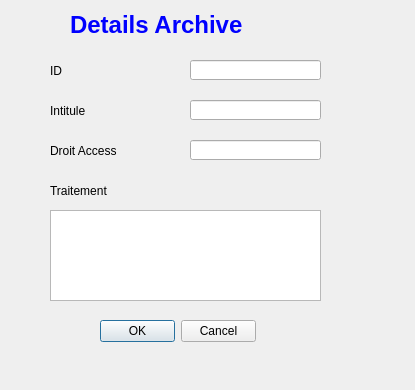
<?xml version="1.0" encoding="UTF-8"?>
<ui version="4.0">
 <class>add_archive</class>
 <widget class="QDialog" name="add_archive">
  <property name="geometry">
   <rect>
    <x>0</x>
    <y>0</y>
    <width>415</width>
    <height>390</height>
   </rect>
  </property>
  <property name="windowTitle">
   <string>Dialog</string>
  </property>
  <widget class="QLineEdit" name="intitule">
   <property name="geometry">
    <rect>
     <x>190</x>
     <y>100</y>
     <width>131</width>
     <height>20</height>
    </rect>
   </property>
  </widget>
  <widget class="QLabel" name="label_3">
   <property name="geometry">
    <rect>
     <x>50</x>
     <y>140</y>
     <width>121</width>
     <height>21</height>
    </rect>
   </property>
   <property name="text">
    <string>Droit Access</string>
   </property>
  </widget>
  <widget class="QLabel" name="label_4">
   <property name="geometry">
    <rect>
     <x>50</x>
     <y>180</y>
     <width>121</width>
     <height>21</height>
    </rect>
   </property>
   <property name="text">
    <string>Traitement</string>
   </property>
  </widget>
  <widget class="QLineEdit" name="access">
   <property name="geometry">
    <rect>
     <x>190</x>
     <y>140</y>
     <width>131</width>
     <height>20</height>
    </rect>
   </property>
  </widget>
  <widget class="QDialogButtonBox" name="buttonBox">
   <property name="geometry">
    <rect>
     <x>100</x>
     <y>320</y>
     <width>156</width>
     <height>23</height>
    </rect>
   </property>
   <property name="standardButtons">
    <set>QDialogButtonBox::Cancel|QDialogButtonBox::Ok</set>
   </property>
  </widget>
  <widget class="QLineEdit" name="id">
   <property name="geometry">
    <rect>
     <x>190</x>
     <y>60</y>
     <width>131</width>
     <height>20</height>
    </rect>
   </property>
  </widget>
  <widget class="QLabel" name="label_7">
   <property name="geometry">
    <rect>
     <x>70</x>
     <y>10</y>
     <width>251</width>
     <height>31</height>
    </rect>
   </property>
   <property name="text">
    <string>&lt;html&gt;&lt;head/&gt;&lt;body&gt;&lt;p&gt;&lt;span style=&quot; font-size:18pt; font-weight:600; color:#0000ff;&quot;&gt;Details Archive&lt;/span&gt;&lt;/p&gt;&lt;/body&gt;&lt;/html&gt;</string>
   </property>
  </widget>
  <widget class="QLabel" name="label">
   <property name="geometry">
    <rect>
     <x>50</x>
     <y>60</y>
     <width>121</width>
     <height>21</height>
    </rect>
   </property>
   <property name="text">
    <string>ID</string>
   </property>
  </widget>
  <widget class="QLabel" name="label_2">
   <property name="geometry">
    <rect>
     <x>50</x>
     <y>100</y>
     <width>121</width>
     <height>21</height>
    </rect>
   </property>
   <property name="text">
    <string>Intitule</string>
   </property>
  </widget>
  <widget class="QTextEdit" name="traitement">
   <property name="geometry">
    <rect>
     <x>50</x>
     <y>210</y>
     <width>271</width>
     <height>91</height>
    </rect>
   </property>
  </widget>
 </widget>
 <resources/>
 <connections/>
</ui>
